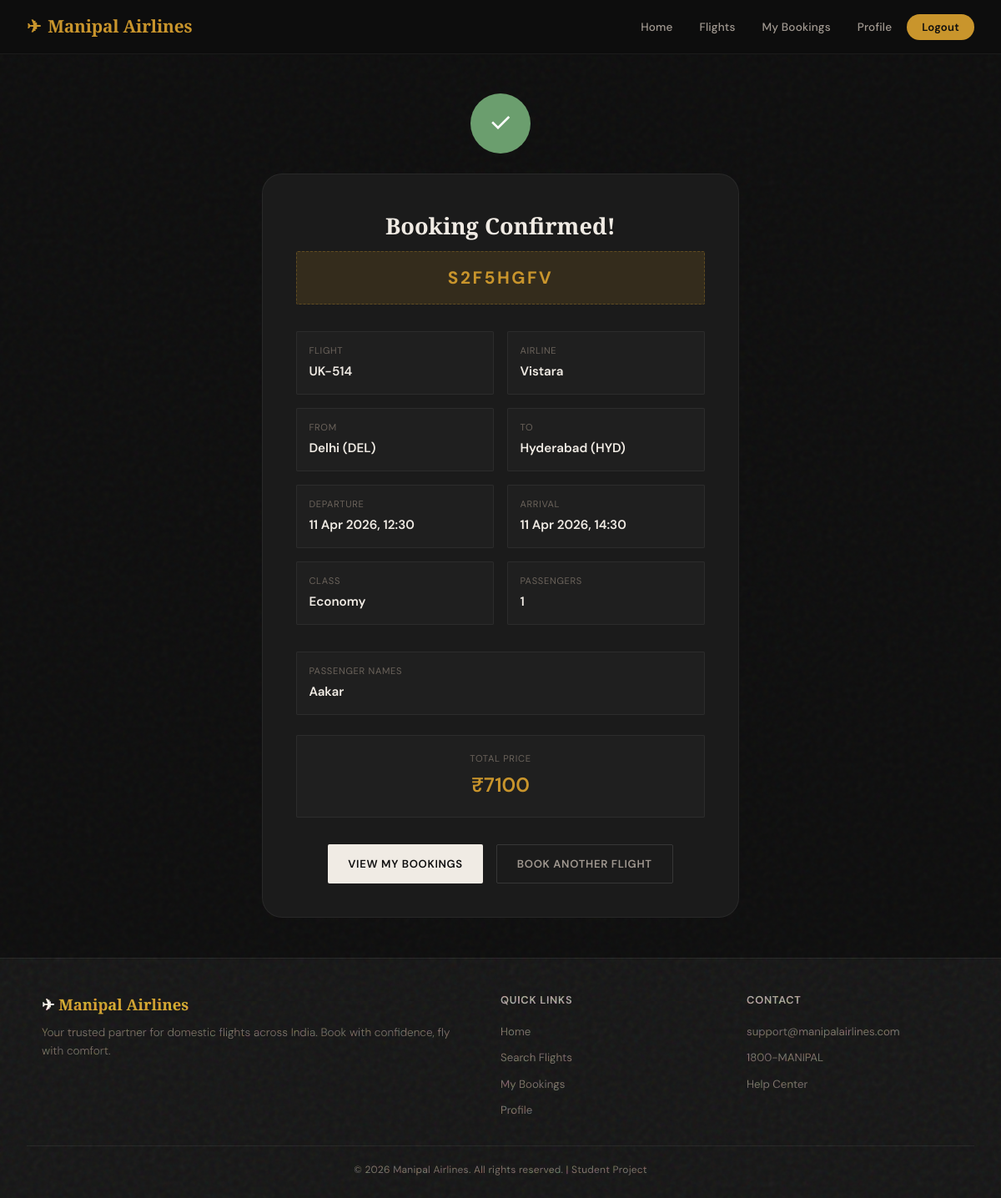
/booking/confirmation/4/ (signed in), run on the app's committed database.
### flights/models.py (models this page shows, shortened)
class Booking(models.Model):
    STATUS_CHOICES = [
        ('confirmed', 'Confirmed'),
        ('cancelled', 'Cancelled'),
    ]
    SEAT_CHOICES = [
        ('economy', 'Economy'),
        ('business', 'Business'),
    ]
    user = models.ForeignKey(User, on_delete=models.CASCADE, related_name='bookings')
    flight = models.ForeignKey(Flight, on_delete=models.CASCADE, related_name='bookings')
    seat_class = models.CharField(max_length=10, choices=SEAT_CHOICES)
    num_passengers = models.IntegerField(default=1)
    passenger_names = models.TextField(default='[]')  # JSON list of names
    status = models.CharField(max_length=10, choices=STATUS_CHOICES, default='confirmed')
    booking_date = models.DateTimeField(auto_now_add=True)
    total_price = models.DecimalField(max_digits=12, decimal_places=2)
    booking_reference = models.CharField(max_length=8, unique=True, blank=True)
    def get_passenger_names(self):
        try:
            return json.loads(self.passenger_names)
        except json.JSONDecodeError:
            return []
    class Meta:
        ordering = ['-booking_date']

class Flight(models.Model):
    flight_number = models.CharField(max_length=10)
    airline = models.CharField(max_length=100, default='Manipal Airlines')
    origin = models.ForeignKey(Airport, on_delete=models.CASCADE, related_name='departures')
    destination = models.ForeignKey(Airport, on_delete=models.CASCADE, related_name='arrivals')
    departure_time = models.DateTimeField()
    arrival_time = models.DateTimeField()
    economy_price = models.DecimalField(max_digits=10, decimal_places=2)
    business_price = models.DecimalField(max_digits=10, decimal_places=2)
    total_economy_seats = models.IntegerField(default=150)
    total_business_seats = models.IntegerField(default=30)
    is_active = models.BooleanField(default=True)
    stops = models.TextField(default='[]', blank=True)  # JSON list of airport codes for layovers
    def get_stops(self):
        try:
            codes = json.loads(self.stops)
            if codes:
                airports = Airport.objects.filter(code__in=codes)
                airport_map = {a.code: a for a in airports}
                return [airport_map[c] for c in codes if c in airport_map]
        except (json.JSONDecodeError, TypeError):
            pass
        return []
    def get_route_data(self):
        route = []
        route.append({
            'code': self.origin.code,
            'city': self.origin.city,
            'lat': self.origin.latitude,
            'lng': self.origin.longitude,
            'type': 'origin'
        })
        route.append({
            'code': self.destination.code,
            'city': self.destination.city,
            'lat': self.destination.latitude,
            'lng': self.destination.longitude,
            'type': 'destination'
        })
        return route
    class Meta:
        ordering = ['departure_time']

class Airport(models.Model):
    code = models.CharField(max_length=10, unique=True)  # IATA code
    name = models.CharField(max_length=200)
    city = models.CharField(max_length=100)
    country = models.CharField(max_length=100, default='India')
    latitude = models.FloatField(default=0.0)
    longitude = models.FloatField(default=0.0)
    class Meta:
        ordering = ['city']

### flights/views.py (the view)
# urls.py: path('booking/confirmation/<int:booking_id>/', views.booking_confirmation, name='booking_confirmation'),
@login_required
def booking_confirmation(request, booking_id):
    booking = get_object_or_404(Booking, id=booking_id, user=request.user)
    route_data = json.dumps(booking.flight.get_route_data())
    return render(request, 'flights/booking_confirmation.html', {
        'booking': booking,
        'route_data': route_data,
    })

### flights/templates/flights/booking_confirmation.html (shortened to what this page needs)
{% extends 'flights/base.html' %}
{% load flight_extras %}
{% block content %}
<div class="confirmation-container">
    <div class="confirm-icon">✓</div>
    <div class="confirm-card glass-card">
        <h1>Booking Confirmed!</h1>
        <div class="ref-number">{{ booking.booking_reference }}</div>
        <div class="detail-grid">
            <div class="detail-item">
                <div class="label">Flight</div>
                <div class="value">{{ booking.flight.flight_number }}</div>
            </div>
            <div class="detail-item">
                <div class="label">Airline</div>
                <div class="value">{{ booking.flight.airline }}</div>
            </div>
            <div class="detail-item">
                <div class="label">From</div>
                <div class="value">{{ booking.flight.origin.city }} ({{ booking.flight.origin.code }})</div>
            </div>
            <div class="detail-item">
                <div class="label">To</div>
                <div class="value">{{ booking.flight.destination.city }} ({{ booking.flight.destination.code }})</div>
            </div>
            <div class="detail-item">
                <div class="label">Departure</div>
                <div class="value">{{ booking.flight.departure_time|date:"d M Y, H:i" }}</div>
            </div>
            <div class="detail-item">
                <div class="label">Arrival</div>
                <div class="value">{{ booking.flight.arrival_time|date:"d M Y, H:i" }}</div>
            </div>
            <div class="detail-item">
                <div class="label">Class</div>
                <div class="value" style="text-transform: capitalize;">{{ booking.seat_class }}</div>
            </div>
            <div class="detail-item">
                <div class="label">Passengers</div>
                <div class="value">{{ booking.num_passengers }}</div>
            </div>
        </div>
        {% with names=booking.get_passenger_names %}
        {% if names %}
        <div class="detail-item" style="margin-bottom: 1.5rem;">
            <div class="label">Passenger Names</div>
            <div class="value">
                {% for name in names %}
                    {{ name }}{% if not forloop.last %}, {% endif %}
                {% endfor %}
            </div>
        </div>
        {% endif %}
        {% endwith %}
        <div class="detail-item" style="margin-bottom: 2rem; text-align: center; padding: 1.2rem;">
            <div class="label">Total Price</div>
            <div class="value" style="font-size: 1.5rem; color: var(--accent);">₹{{ booking.total_price|floatformat:0 }}</div>
        </div>
        <div style="display: flex; gap: 1rem; justify-content: center; flex-wrap: wrap;">
            <a href="{% url 'my_bookings' %}" class="btn btn-primary" id="view-bookings-btn">View My Bookings</a>
            <a href="{% url 'home' %}" class="btn btn-outline" id="book-another-btn">Book Another Flight</a>
        </div>
    </div>
</div>
{% endblock %}

### static/css/style.css (style rules this page uses)
:root { --bg-primary: #0e0e0e; --bg-secondary: #161616; --bg-card: #1b1b1b; --bg-card-hover: #222222; --bg-elevated: #252525; --bg-input: #1a1a1a; --accent: #c9952c; --accent-light: #dbb154; --accent-dim: rgba(201, 149, 44, 0.15); --accent-glow: rgba(201, 149, 44, 0.25); --success: #6b9e6e; --success-bg: rgba(107, 158, 110, 0.12); --danger: #c45c5c; --danger-bg: rgba(196, 92, 92, 0.12); --info: #6b8fb5; --info-bg: rgba(107, 143, 181, 0.12); --warning: #c9952c; --warning-bg: rgba(201, 149, 44, 0.12); --text-primary: #f0ebe4; --text-secondary: #a09890; --text-muted: #6b635b; --text-inverse: #0e0e0e; --border: rgba(255, 255, 255, 0.06); --border-hover: rgba(255, 255, 255, 0.12); --border-accent: rgba(201, 149, 44, 0.3); --shadow-sm: 0 1px 3px rgba(0,0,0,0.4); --shadow-md: 0 4px 12px rgba(0,0,0,0.5); --shadow-lg: 0 8px 24px rgba(0,0,0,0.6); --radius-sm: 2px; --radius-md: 8px; --radius-lg: 24px; --radius-xl: 32px; --radius-pill: 100px; --ease: all 0.35s cubic-bezier(0.16, 1, 0.3, 1); --font-display: 'Playfair Display', 'Georgia', serif; --font-body: 'DM Sans', 'Inter', -apple-system, sans-serif; }
*, *::before, *::after { margin: 0; padding: 0; box-sizing: border-box; }
html { scroll-behavior: smooth; }
body { font-family: var(--font-body); background: var(--bg-primary); color: var(--text-primary); line-height: 1.6; min-height: 100vh; overflow-x: hidden; font-weight: 400; }
a { color: var(--accent); text-decoration: none; transition: var(--ease); }
.btn { display: inline-flex; align-items: center; justify-content: center; gap: 8px; padding: 12px 24px; border: none; border-radius: var(--radius-sm); font-family: var(--font-body); font-size: 0.82rem; font-weight: 600; cursor: pointer; transition: var(--ease); text-decoration: none; letter-spacing: 0.05em; text-transform: uppercase; }
.btn-primary { background: var(--text-primary); color: var(--bg-primary); }
.btn-outline { background: transparent; border: 1px solid var(--border-hover); color: var(--text-secondary); }
.glass-card { background: var(--bg-card); border: 1px solid var(--border); border-radius: var(--radius-lg); padding: 1.5rem; transition: var(--ease); }
.confirmation-container { max-width: 620px; margin: 3rem auto; padding: 0 1.5rem; text-align: center; }
.confirm-icon { width: 72px; height: 72px; background: var(--success); border-radius: 50%; display: flex; align-items: center; justify-content: center; font-size: 2rem; margin: 0 auto 1.5rem; color: white; animation: scaleIn 0.5s ease; }
.confirm-card { padding: 2.5rem; text-align: left; }
.confirm-card h1 { text-align: center; font-family: var(--font-display); font-size: 1.7rem; margin-bottom: 0.5rem; }
.confirm-card .ref-number { text-align: center; font-size: 1.3rem; font-weight: 700; color: var(--accent); letter-spacing: 0.12em; margin-bottom: 2rem; padding: 0.9rem; background: var(--accent-dim); border-radius: var(--radius-sm); border: 1px dashed var(--border-accent); font-family: var(--font-body); }
.detail-grid { display: grid; grid-template-columns: 1fr 1fr; gap: 1rem; margin-bottom: 2rem; }
.detail-item { padding: 0.9rem; background: rgba(255,255,255,0.02); border-radius: var(--radius-sm); border: 1px solid var(--border); }
.detail-item .label { font-size: 0.7rem; text-transform: uppercase; letter-spacing: 0.06em; color: var(--text-muted); margin-bottom: 3px; }
.detail-item .value { font-size: 0.95rem; font-weight: 600; }

### data on the page
Booking: booking_reference "S2F5HGFV", flight.flight_number "UK-514", flight.airline "Vistara", flight.origin.city "Delhi", flight.origin.code "DEL", flight.destination.city "Hyderabad", flight.destination.code "HYD", flight.departure_time "11 Apr 2026, 12:30", flight.arrival_time "11 Apr 2026, 14:30", seat_class "Economy", num_passengers "1", total_price "7100"

### other printed values
{{ name }} "Aakar"
